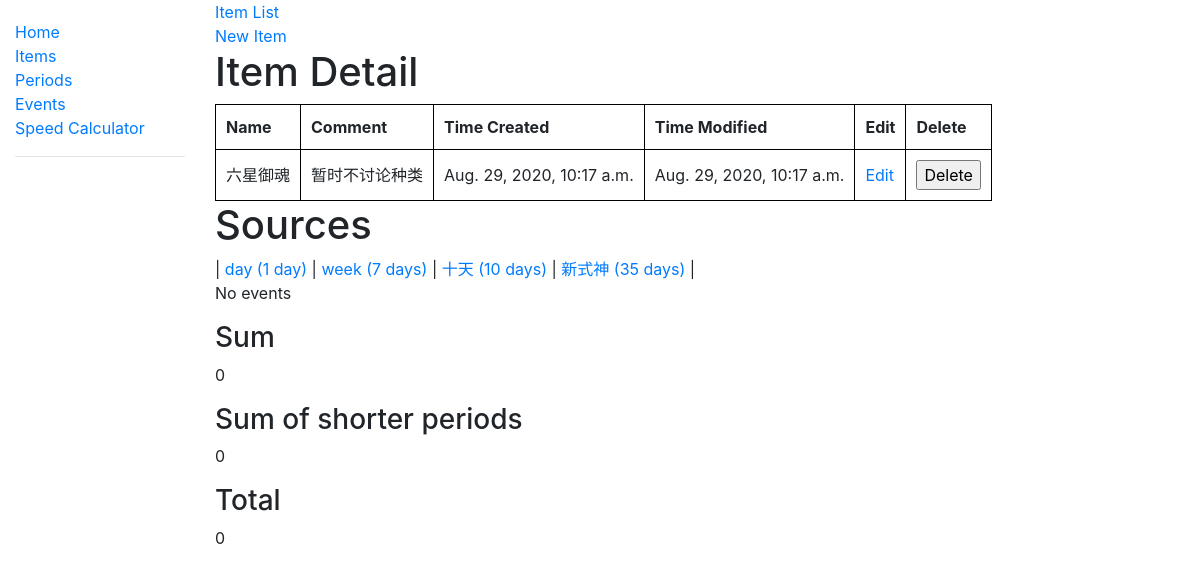
The page /item/179/ on the database its author committed.
### income_calculator/models.py (models this page shows)
class BasicModel(models.Model):
    id = models.AutoField(primary_key=True)
    display_name = models.CharField(max_length=50)  # The display name of the object
    comment = models.TextField(null=True)  # a short description of the object
    time_created = models.PositiveIntegerField()
    time_modified = models.PositiveIntegerField()
    deleted = models.BooleanField()
    def __str__(self):
        return self.display_name
    @property
    def time_created_string(self):
        return datetime.fromtimestamp(self.time_created)
    @property
    def time_modified_string(self):
        return datetime.fromtimestamp(self.time_modified)

class Period(BasicModel):
    num_days = models.PositiveIntegerField()
    class Meta:
        ordering = ('num_days', )
    def __str__(self):
        days_suffix = 's' if self.num_days > 1 else ''
        return self.display_name + ' (' + str(self.num_days) + ' day' + days_suffix + ')'

### income_calculator/views.py (the view)
# urls.py: path('item/<int:item_id>/', views.item_detail, name='item_detail'),
def item_detail(request, item_id):
    item = db_accessor.get_item_by_id(item_id)
    periods = db_accessor.get_active_periods()
    events = None
    wanted_event_entities = []
    income_sum = 0
    income_sum_of_shorter_periods = 0
    if request.GET.get('period_id'):
        period_id = int(request.GET['period_id'])
        events = db_accessor.get_active_events(period_id=period_id)
        for event in events:
            event_entities = db_accessor.get_event_entities_by_event_id_and_item_id(event.id, item_id)
            if event_entities:
                event_entity = event_entities[0]
                wanted_event_entities.append(event_entity)
                income_sum += event.default_frequency * event_entity.expectation_value
        period = db_accessor.get_period_by_id(period_id)
        shorter_periods = db_accessor.get_active_periods(num_days__lt=period.num_days)
        for shorter_period in shorter_periods:
            period_sum = 0
            events_from_shorter_period = db_accessor.get_active_events(period_id=shorter_period.id)
            for event in events_from_shorter_period:
                event_entities = db_accessor.get_event_entities_by_event_id_and_item_id(event.id, item_id)
                if event_entities:
                    event_entity = event_entities[0]
                    period_sum += event.default_frequency * event_entity.expectation_value
            income_sum_of_shorter_periods += int(period_sum * period.num_days / shorter_period.num_days)
    else:
        period_id = None
    total_income = income_sum + income_sum_of_shorter_periods
    context = {
        'item_detail': item,
        'period_id': period_id,
        'periods': periods,
        'events': events,
        'event_entities': wanted_event_entities,
        'income_sum': income_sum,
        'income_sum_of_shorter_periods': income_sum_of_shorter_periods,
        'total_income': total_income,
    }
    return render(request, 'income_calculator/item_detail.html', context)

### income_calculator/db_accessor.py (called while the page is built)
def get_item_by_id(item_id):
    item = Item.objects.filter(id=item_id)
    if item and not item[0].deleted:
        return item[0]
    return None

def get_periods(**kwargs):
    return Period.objects.filter(**kwargs)

def get_active_periods(**kwargs):
    return get_periods(deleted=False, **kwargs)

### income_calculator/templates/income_calculator/item_detail.html (shortened to what this page needs)
{% extends "base_generic.html" %}
{% load template_filters %}
{% block content %}
  <a href="{% url 'items'%}">Item List</a><br/>
  <a href="{% url 'new_item'%}">New Item</a>
  <h1>Item Detail</h1>
  <table>
    <tr>
      <th>Name</th>
      <th>Comment</th>
      <th>Time Created</th>
      <th>Time Modified</th>
      <th>Edit</th>
      <th>Delete</th>
    </tr>
    <tr>
      <td>{{ item_detail.display_name }}</td>
      <td>{{ item_detail.comment }}</td>
      <td>{{ item_detail.time_created_string }}</td>
      <td>{{ item_detail.time_modified_string }}</td>
      <td><a href="{% url 'item_edit' item_detail.id %}">Edit</a></td>
      <td>
      <form action="{% url 'item_delete' %}" method="post" onsubmit="return confirm('Do you really want to delete {{ item_detail }}?')">
        <input type="submit" value="Delete">
      </form>
      </td>
    </tr>
  </table>
  <h1>Sources</h1>
  |
  {% for period in periods %}
    <a href="{% url 'item_detail' item_id=item_detail.id%}?period_id={{ period.id }}"> {{ period }} </a>
    |
  {% endfor %}
  {% if event_entities %}
    <table>
    <tr>
      <th>Name</th>
      <th>Comment</th>
      <th>Extra Comment</th>
      <th>Max</th>
      <th>Min</th>
      <th>EV</th>
      <th>Total</th>
      <th>Edit</th>
      <th>Delete</th>
    </tr>
    {% for event_entity in event_entities %}
      <tr>
        <td><a href="{% url 'event_detail' events|get_object_by_id:event_entity.event_id|get_attribute:'id' %}">{{ events|get_object_by_id:event_entity.event_id }}</a></td>
        <td>{{ events|get_object_by_id:event_entity.event_id|get_attribute:'comment' }}</td>
        <td>{{ event_entity.comment }}</td>
        <td>{{ event_entity.max }}</td>
        <td>{{ event_entity.min }}</td>
        <td>{{ event_entity.expectation_value }}</td>
        <td>
          {{ events|get_object_by_id:event_entity.event_id|get_attribute:"default_frequency" }} *
          {{ event_entity.expectation_value}}
        </td>
        <td><a href="{% url 'event_entity_edit' event_entity.id %}">Edit</a></td>
        <td>
        <form action="{% url 'event_entity_delete' %}" method="post" onsubmit="return confirm('Do you really want to delete {{ event_entity }}?')">
          {% csrf_token %}
          <input type="hidden" name="event_entity_id" value="{{event_entity.id}}">
          <input type="submit" value="Delete">
        </form>
        </td>
      </tr>
    {% endfor %}
    </table>
  {% else %}
    <p>No events</p>
  {% endif %}
  <h3>Sum</h3>
  <p>{{ income_sum }}</p>
  <h3>Sum of shorter periods</h3>
  <p>{{ income_sum_of_shorter_periods }}</p>
  <h3>Total</h3>
  <p>{{ total_income }}</p>
{% endblock %}

### income_calculator/static/css/styles.css (style rules this page uses)
table, th, td { padding: 10px; border: 1px solid black; border-collapse: collapse; }

### rows shown on the page
BasicModel: display_name "六星御魂", comment "暂时不讨论种类", time_created_string "Aug. 29, 2020, 10:17 a.m.", time_modified_string "Aug. 29, 2020, 10:17 a.m."
Period: num_days.display_name "day (1 day)"
Period: num_days.display_name "week (7 days)"
Period: num_days.display_name "十天 (10 days)"
Period: num_days.display_name "新式神 (35 days)"

### other values the page prints
{{ income_sum }} "0"
{{ income_sum_of_shorter_periods }} "0"
{{ total_income }} "0"
